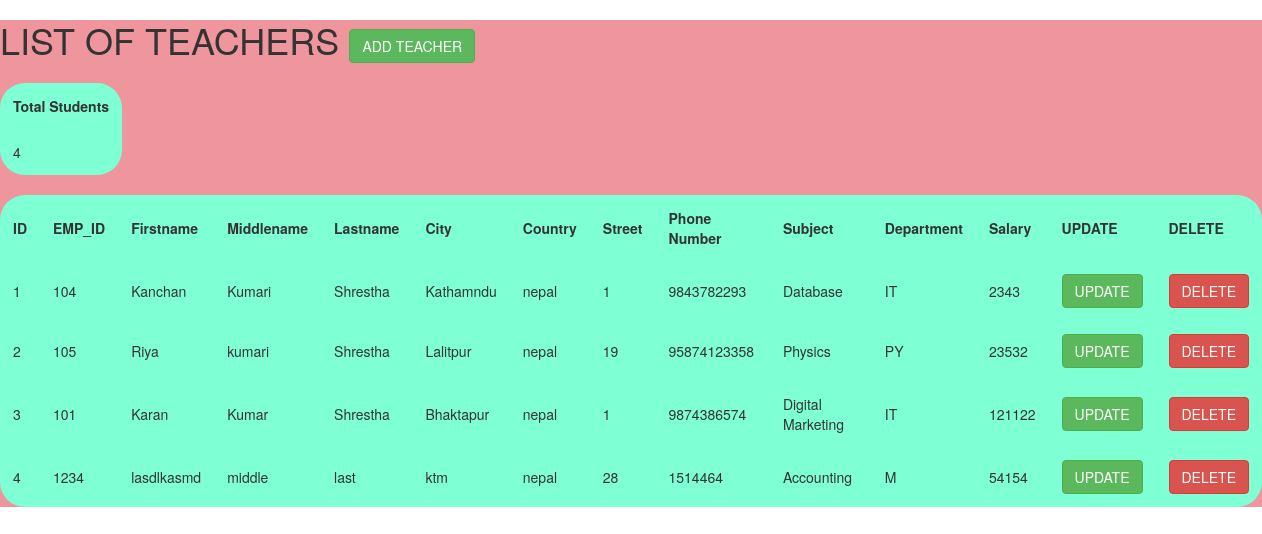
/teacherform/getteacherlist/, run on the app's committed database.
### teacherform/models.py (models this page shows)
class TeacherForm(models.Model):
    emp_id=models.IntegerField()
    first_name=models.CharField(max_length=255)
    middle_name=models.CharField(max_length=255,null=True,blank=True)
    last_name=models.CharField(max_length=255)
    city=models.CharField(max_length=255)
    country=models.CharField(max_length=255)
    street=models.IntegerField()
    phone_number=models.CharField(max_length=255)
    country_code=models.CharField(max_length=30,null=True,blank=True)
    subject=models.CharField(max_length=255)
    department=models.CharField(max_length=255)
    salary=models.BigIntegerField()

### teacherform/views.py (the view)
# urls.py: path('getteacherlist/',views.teacherlist,name="getteacherlist"),
def teacherlist(request):
   teachers=TeacherForm.objects.all()
   totalnumber=teachers.count()
   teacherlist={
        'list':teachers,
        "total":totalnumber
    }
   return render(request,'teacherform/teacher_list.html',teacherlist)

### teacherform/templates/teacherform/teacher_list.html (shortened to what this page needs)
<!DOCTYPE html>
<html lang="en">
<head>
    <link rel="stylesheet" href="https://maxcdn.bootstrapcdn.com/bootstrap/3.4.1/css/bootstrap.min.css">
</head>
<body>
    <div>
    <h1> LIST OF TEACHERS  <a href="{% url 'add_teacher' %}"><button type="button"  class="btn btn-success">ADD TEACHER</button></a></h1>
    <table>
        <h3>
           <tr>
            <th>Total Students
           </th>
           </tr>
           <tr>
               <td>
                   {{ total }}
               </td>
           </tr>
           </h3>
       </table>
       <br>
    <table>
        <tr>
            <th>ID</th>
            <th>EMP_ID</th>
            <th>Firstname</th>
            <th>Middlename</th>
            <th>Lastname</th>
            <th>City</th>
            <th>Country</th>
            <th>Street</th>
            <th>Phone Number</th>
            <th>Subject</th>
            <th>Department</th>
            <th>Salary</th>
            <th>UPDATE</th>
            <th>DELETE</th>
          </tr>
{% for i in list %}
    <tr>
      <td>{{ forloop.counter }}</td>
      <td>{{i.emp_id}}</td>
      <td>{{i.first_name}}</td>
      <td>{{i.middle_name}}</td>
      <td>{{i.last_name}}</td>
      <td>{{i.city}}</td>
      <td>{{i.country}}</td>
      <td>{{i.street}}</td>
      <td>{{i.phone_number}}</td>
      <td>{{i.subject}}</td>
      <td>{{i.department}}</td>
      <td>{{i.salary}}</td>
      <td> <a href="{% url 'updatet' i.id %}"><button type="button" class="btn btn-success">UPDATE</button></a></td>
      <td> <a href="{% url 'deletet' i.id %}"><button type="button" class="btn btn-danger">DELETE</button><a></td>
    </tr>
{% endfor%}
</table>
</div>
</body>
</html>

### teacherform/templates/teacherform/teacher_list.html (style rules this page uses)
table { background-color: aquamarine; border-radius: 25px; }
th, td { border-radius: 25px; padding: 13px; text-align: left; }
div { background-color: #EF959D; }

### data on the page
TeacherForm: emp_id "104", first_name "Kanchan", middle_name "Kumari", last_name "Shrestha", city "Kathamndu", country "nepal", street "1", phone_number "9843782293", subject "Database", department "IT", salary "2343"
TeacherForm: emp_id "105", first_name "Riya", middle_name "kumari", last_name "Shrestha", city "Lalitpur", country "nepal", street "19", phone_number "95874123358", subject "Physics", department "PY", salary "23532"
TeacherForm: emp_id "101", first_name "Karan", middle_name "Kumar", last_name "Shrestha", city "Bhaktapur", country "nepal", street "1", phone_number "9874386574", subject "Digital Marketing", department "IT", salary "121122"
TeacherForm: emp_id "1234", first_name "lasdlkasmd", middle_name "middle", last_name "last", city "ktm", country "nepal", street "28", phone_number "1514464", subject "Accounting", department "M", salary "54154"

### other printed values
{{ total }} "4"
